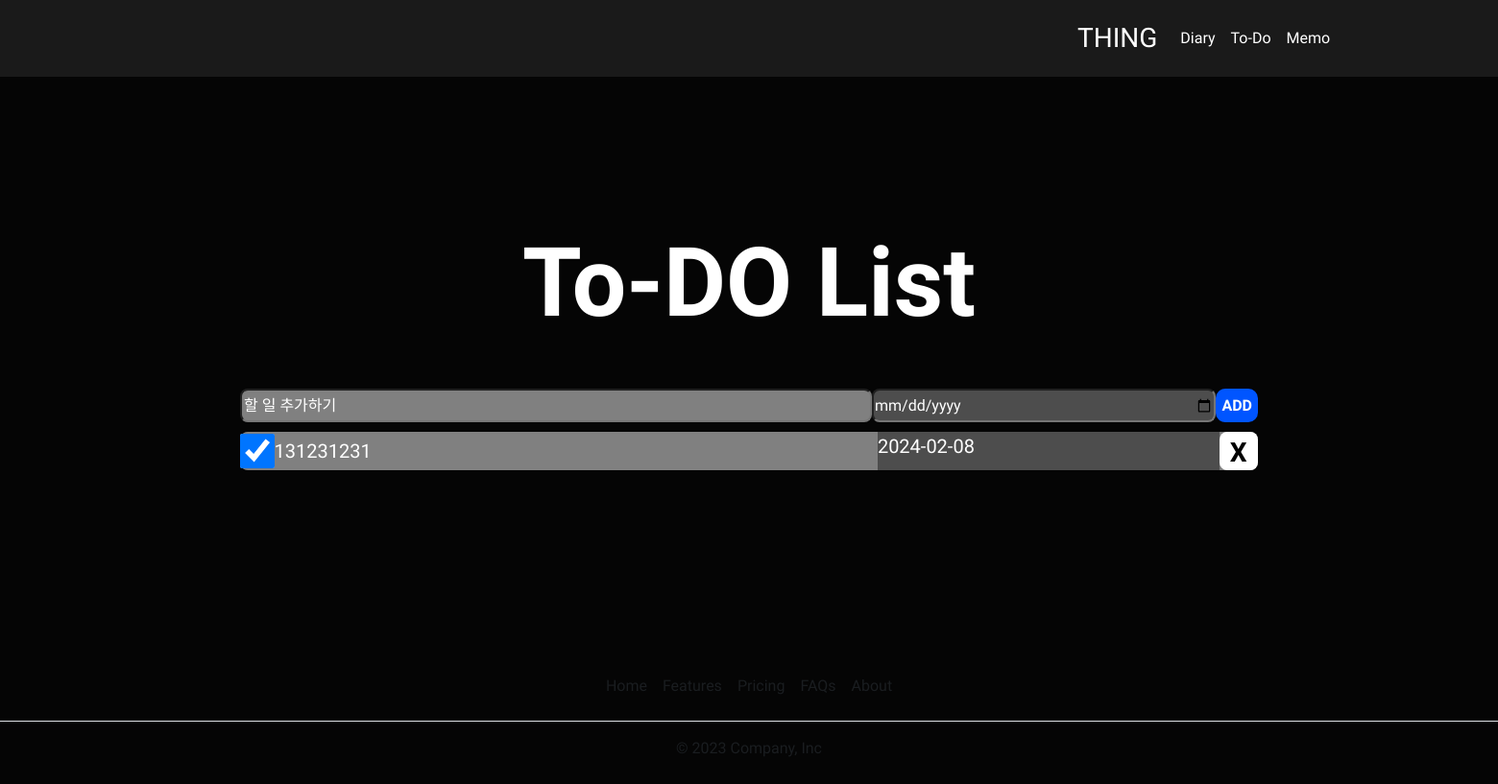
/ (signed in), run on an earlier commit of the app's database.
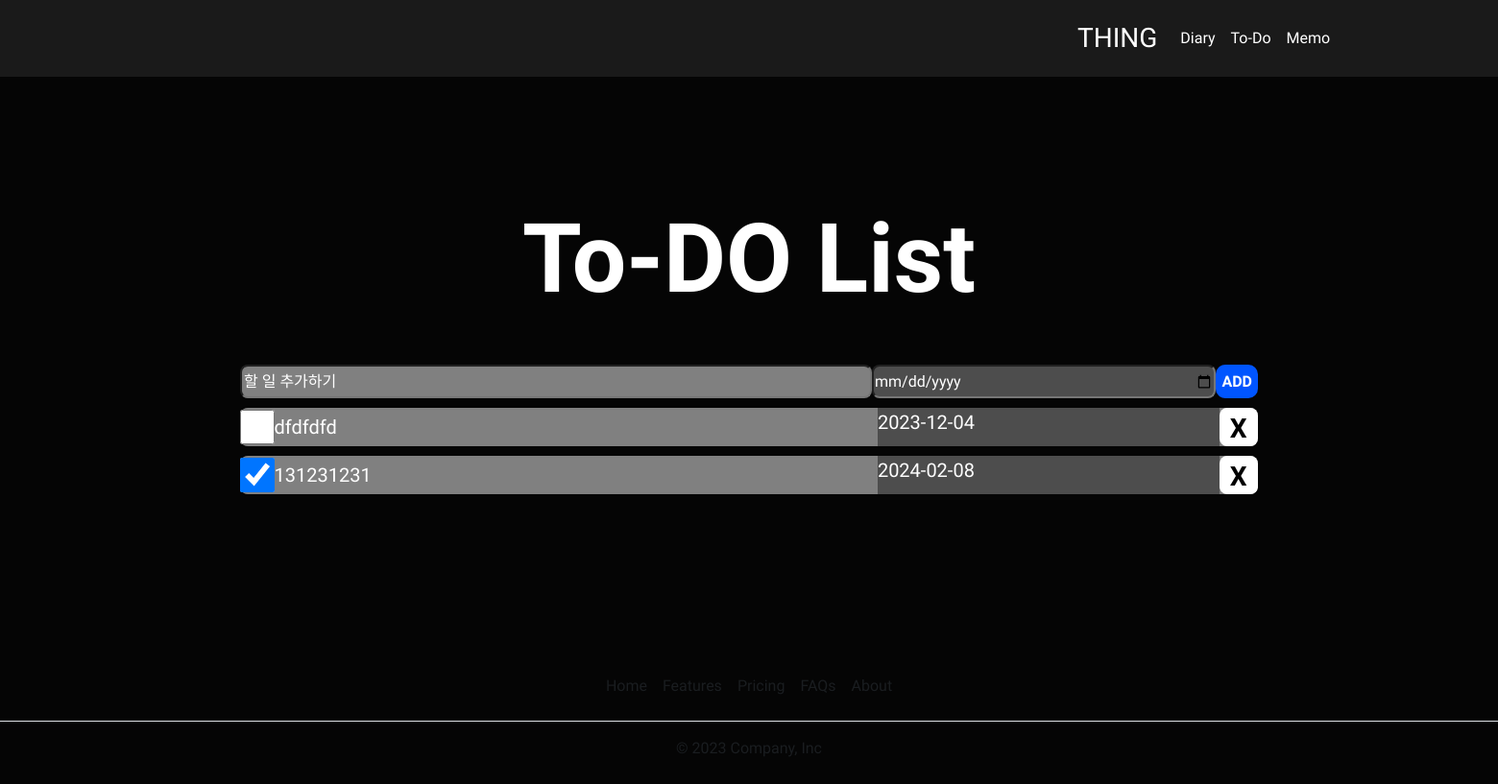
And on a later commit of the database.
### app.py (models this page shows)
class Todo(db.Model):
    id = db.Column(db.Integer, primary_key=True)
    task = db.Column(db.String(200), nullable=False)
    completed = db.Column(db.Boolean, default=False)
    date = db.Column(db.DateTime)
    member_id = db.Column(db.String, db.ForeignKey('member.member_id'), nullable=False)

### app.py (the view)
@app.route('/')
def index():
    member_id_to_query = session.get('member_id')
    if member_id_to_query :
        todos = Todo.query.filter_by(member_id=member_id_to_query).order_by(asc(Todo.date)).all()
        return render_template('todo.html', todos=todos)
    else :
        return redirect(url_for('sign_in'))

### templates/todo.html (shortened to what this page needs)
<!doctype html>
<html lang="en">
<head>
    <link href="https://cdn.jsdelivr.net/npm/bootstrap@5.3.0/dist/css/bootstrap.min.css" rel="stylesheet"
>
</head>
<body>
    <div id="wrap">
        <header>
            <nav class="navbar navbar-expand-lg " style="background-color: #1A1A1A;height: 80px; width: 2600px;">
                <div class="container-fluid">
                    <a class="navbar-brand text-white" style="margin-left: 1110px; font-size: 21pt;" href="#">THING</a>
                    <div class="collapse navbar-collapse" id="navbarNavAltMarkup">
                        <div class="navbar-nav">
                            <a class="nav-link active text-white" href="/diary">Diary</a>
                            <a class="nav-link text-white" aria-current="page" href="/">To-Do</a>
                            <a class="nav-link text-white" href="/memo">Memo</a>
                        </div>
                    </div>
                </div>
            </nav>
        </header>
        <div id="container">
            <div class="content">
                <h1>To-DO List</h1>
                <div class="todolistBox">
                    <div class="inputBox">
                        <div class="input">
                            <input type="text" id="addvalue" placeholder="할 일 추가하기">
                            <input type="date" id="addDate" placeholder="날짜 선택">
                            <button type="button" id="btn" onclick="addTodo()">ADD</button>
                        </div>
                    </div>
                    <div class="todolistTable">
                        <ul id="addTodo" class="Todolist">
                            {% for todo in todos %}
                            <li class="li" data-id="{{ todo.id }}" data-completed="{{ todo.completed }}"
                                data-date="{{ todo.date|default('') }}">
                                <input type="checkbox" id="check_{{ todo.id }}" class="checkbox" {% if
                                    todo.completed%}checked{% endif %}>
                                <span class="task">{{ todo.task }}</span>
                                <span class="date">{% if todo.date %}{{ todo.date.strftime('%Y-%m-%d') }}{% endif
                                    %}</span>
                                <button class="del-but" onclick="deleteTodo('{{ todo.id }}')">X</button>
                            </li>
                            {% endfor %}
                        </ul>
                    </div>
                </div>
            </div>
        </div>
        <footer class="py-3 my-4">
            <ul class="nav justify-content-center border-bottom pb-3 mb-3">
                <li id="footer" class="nav-item"><a href="#" class="nav-link px-2 text-body-secondary">Home</a></li>
                <li class="nav-item"><a href="#" class="nav-link px-2 text-body-secondary">Features</a></li>
                <li class="nav-item"><a href="#" class="nav-link px-2 text-body-secondary">Pricing</a></li>
                <li class="nav-item"><a href="#" class="nav-link px-2 text-body-secondary">FAQs</a></li>
                <li class="nav-item"><a href="#" class="nav-link px-2 text-body-secondary">About</a></li>
            </ul>
            <p class="text-center text-body-secondary text-white">© 2023 Company, Inc</p>
        </footer>
    </div>
</body>
</html>

What changed in the data, as far as the page shows it:
added Todo: task "dfdfdfd", date "2023-12-04"
